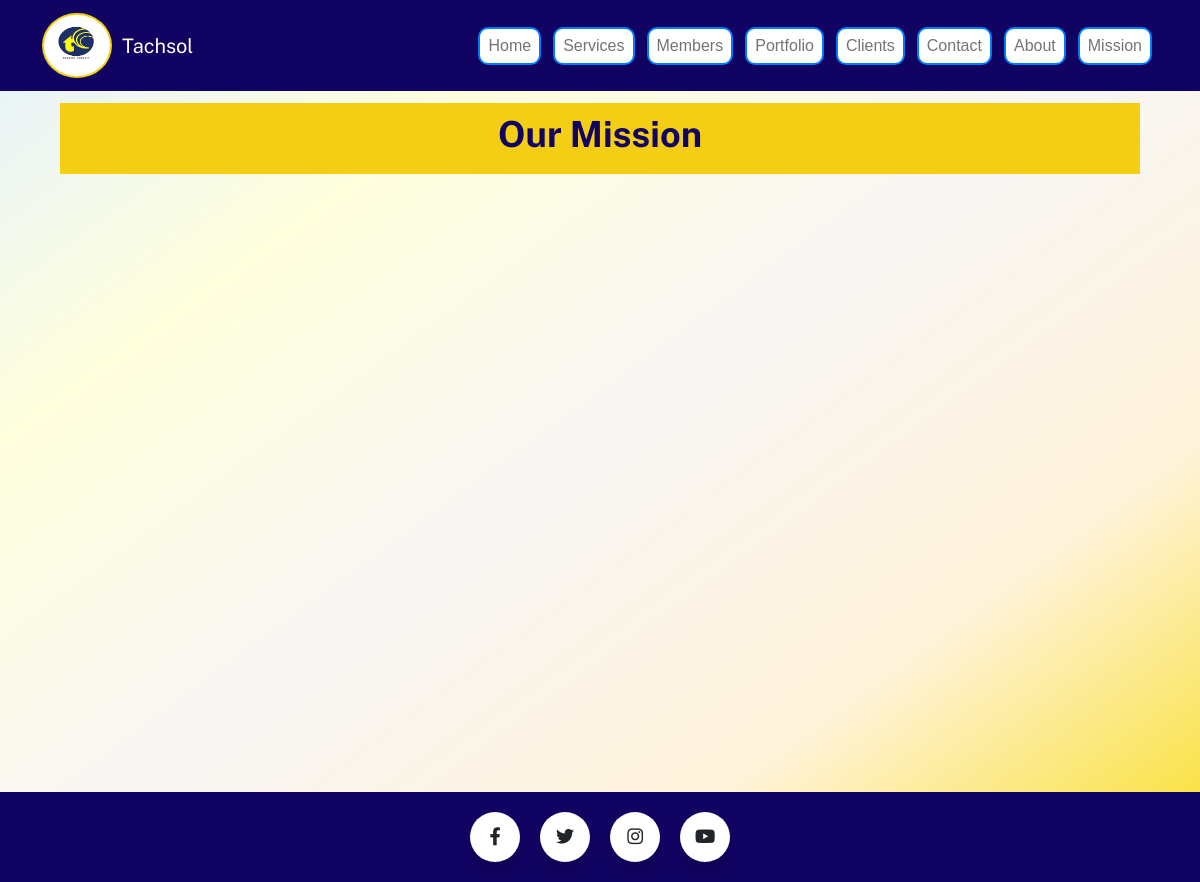
/mainapp/mission/, run on an earlier commit of the app's database.
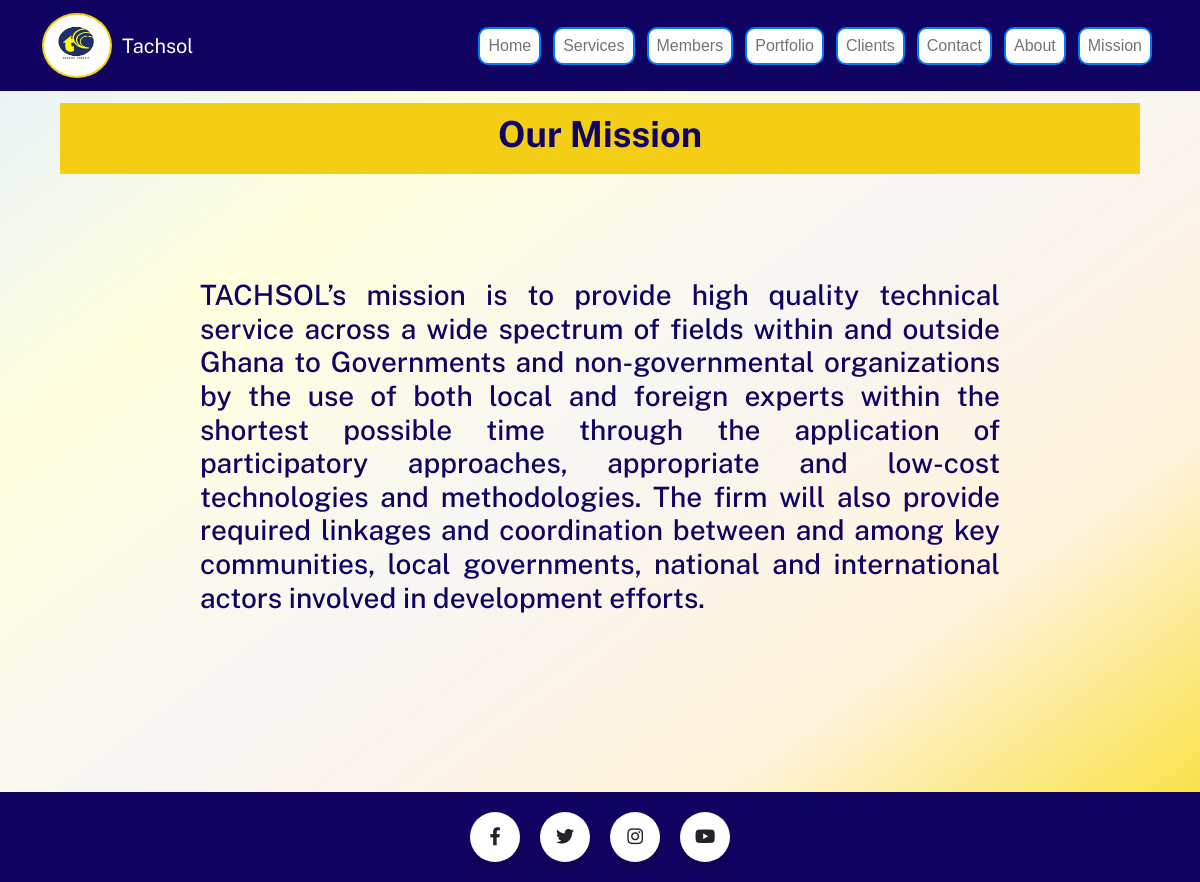
And on a later commit of the database.
### mainapp/models.py (models this page shows, shortened)
class Mission(models.Model):
    created_at = models.DateField(auto_now_add=True)
    content = models.TextField(max_length=2000)

### mainapp/views.py (the view)
# urls.py: path('mission/', views.mission_view, name='mission'),
def mission_view(request):
    mission = Mission.objects.first()
    return render(request, 'mainapp/mission.html', {'mission': mission})

### mainapp/templates/mainapp/mission.html (shortened to what this page needs)
{% extends "mainapp/base.html" %}
{% load static %}
{% block content %}
<section class="inner-banner">
    <div class="container">
        <div class="row align-items-center">
            <div class="col-md-12 text-center">
                <h1>Our Mission</h1>
            </div>
        </div>
    </div>
</section>
<div class="mission-container">
    <div class="center-content">
        <div class="list-group">
            <h3>{{mission.content}}</h3>
        </div>
    </div>
</div>
{% endblock %}

What changed in the data, as far as the page shows it:
added Mission: content "TACHSOL’s mission is to provide high quality technical service across a wide spectrum of fields within and outside Ghana to Governments and non-governmental organizations by the use of both local and foreign experts within the shortest possible time through the application of participatory approaches, appropriate and low-cost technologies and methodologies. The firm will also provide required linkages and coordination between and among key communities, local governments, national and international actors involved in development efforts."
